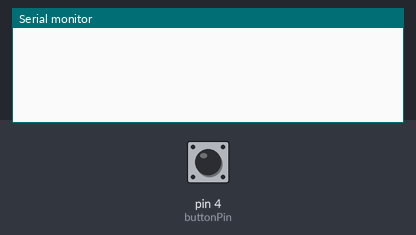
This sketch was run on a simulated Arduino Uno, built with avr-gcc and run on an emulated ATmega328P. Parts: the last lines printed to the serial monitor. The test bench sets the inputs (shaded band); at power-on: pin 4 (buttonPin) LOW.

Above: at 1.2 s.
1.3 s: pin 4 (buttonPin) pulled HIGH for 0.15 s
At 2.3 s:
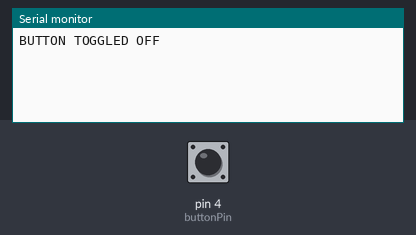
2.9 s: pin 4 (buttonPin) pulled HIGH for 1 s
At 4.4 s:
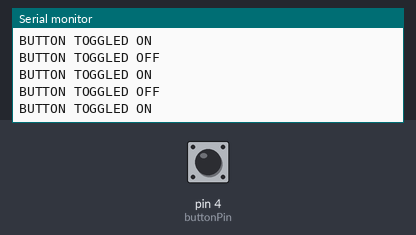

Measured:
- after the input at 1.3 s, the serial monitor: prints a new line at once (image 1)
- after the input at 2.9 s, the serial monitor: prints a new line at once (image 2)

The sketch:

toggling.ino
```cpp
//BUTTON TOGGLIING - Once pressed the button will stay on until the button is pressed again and will stay off until the button is pressed yet again


//initialize and declare variables

const int buttonPin = 4; //push connected to d4


int buttonState = LOW; //this variable tracks the state of the button, low if not pressed, high if pressed
int flag = 0; //0 if off, 1 if on

long lastDebounceTime = 0;  // the last time the output pin was toggled
long debounceDelay = 150;    // the debounce time; increase if the output flickers


void setup()
{
  //set the mode of the pins...
  pinMode(buttonPin, INPUT);
  //initialize serial monitor
  Serial.begin(9600);
}


void loop()
{
  //sample the state of the button - is it pressed or not?
  buttonState = digitalRead(buttonPin);

  //filter out any noise by setting a time buffer
  if ( (millis() - lastDebounceTime) > debounceDelay)
  {

    //if the button has been pressed, lets toggle state from "off to on" or "on to off"
    if ( (buttonState == HIGH) && (flag == 1) )
    {
      Serial.println("BUTTON TOGGLED ON "); //On state
      flag = 0; //change the state
      lastDebounceTime = millis(); //set the current time
    }

    else if ( (buttonState == HIGH) && (flag == 0) )
    {
      Serial.println("BUTTON TOGGLED OFF "); //On state
      flag = 1; //change the state
      lastDebounceTime = millis(); //set the current time
    }

  }

}
```
